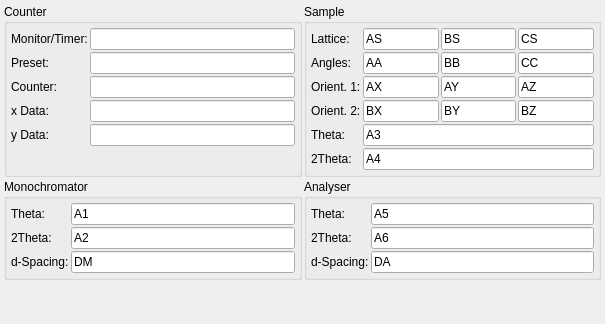
     <widget class="QWidget" name="tabSicsDevices">
      <attribute name="title">
       <string>Sics Devices</string>
      </attribute>
      <layout class="QGridLayout" name="gridLayout_10">
       <property name="margin">
        <number>4</number>
       </property>
       <property name="spacing">
        <number>2</number>
       </property>
       <item row="0" column="1" rowspan="3">
        <widget class="QGroupBox" name="groupBox_10">
         <property name="sizePolicy">
          <sizepolicy hsizetype="Preferred" vsizetype="Preferred">
           <horstretch>1</horstretch>
           <verstretch>0</verstretch>
          </sizepolicy>
         </property>
         <property name="title">
          <string>Sample</string>
         </property>
         <layout class="QGridLayout" name="gridLayout_9">
          <property name="margin">
           <number>4</number>
          </property>
          <property name="spacing">
           <number>2</number>
          </property>
          <item row="0" column="0">
           <widget class="QLabel" name="label_27">
            <property name="sizePolicy">
             <sizepolicy hsizetype="Fixed" vsizetype="Preferred">
              <horstretch>0</horstretch>
              <verstretch>0</verstretch>
             </sizepolicy>
            </property>
            <property name="text">
             <string>Lattice:</string>
            </property>
           </widget>
          </item>
          <item row="0" column="1">
           <widget class="QLineEdit" name="edit6_AS">
            <property name="text">
             <string>AS</string>
            </property>
           </widget>
          </item>
          <item row="0" column="2">
           <widget class="QLineEdit" name="edit6_BS">
            <property name="text">
             <string>BS</string>
            </property>
           </widget>
          </item>
          <item row="0" column="3">
           <widget class="QLineEdit" name="edit6_CS">
            <property name="text">
             <string>CS</string>
            </property>
           </widget>
          </item>
          <item row="1" column="0">
           <widget class="QLabel" name="label_28">
            <property name="sizePolicy">
             <sizepolicy hsizetype="Fixed" vsizetype="Preferred">
              <horstretch>0</horstretch>
              <verstretch>0</verstretch>
             </sizepolicy>
            </property>
            <property name="text">
             <string>Angles:</string>
            </property>
           </widget>
          </item>
          <item row="1" column="1">
           <widget class="QLineEdit" name="edit6_AA">
            <property name="text">
             <string>AA</string>
            </property>
           </widget>
          </item>
          <item row="1" column="2">
           <widget class="QLineEdit" name="edit6_BB">
            <property name="text">
             <string>BB</string>
            </property>
           </widget>
          </item>
          <item row="1" column="3">
           <widget class="QLineEdit" name="edit6_CC">
            <property name="text">
             <string>CC</string>
            </property>
           </widget>
          </item>
          <item row="2" column="0">
           <widget class="QLabel" name="label_29">
            <property name="sizePolicy">
             <sizepolicy hsizetype="Fixed" vsizetype="Preferred">
              <horstretch>0</horstretch>
              <verstretch>0</verstretch>
             </sizepolicy>
            </property>
            <property name="text">
             <string>Orient. 1:</string>
            </property>
           </widget>
          </item>
          <item row="2" column="1">
           <widget class="QLineEdit" name="edit6_AX">
            <property name="text">
             <string>AX</string>
            </property>
           </widget>
          </item>
          <item row="2" column="2">
           <widget class="QLineEdit" name="edit6_AY">
            <property name="text">
             <string>AY</string>
            </property>
           </widget>
          </item>
          <item row="2" column="3">
           <widget class="QLineEdit" name="edit6_AZ">
            <property name="text">
             <string>AZ</string>
            </property>
           </widget>
          </item>
          <item row="3" column="0">
           <widget class="QLabel" name="label_30">
            <property name="sizePolicy">
             <sizepolicy hsizetype="Fixed" vsizetype="Preferred">
              <horstretch>0</horstretch>
              <verstretch>0</verstretch>
             </sizepolicy>
            </property>
            <property name="text">
             <string>Orient. 2:</string>
            </property>
           </widget>
          </item>
          <item row="3" column="1">
           <widget class="QLineEdit" name="edit6_BX">
            <property name="text">
             <string>BX</string>
            </property>
           </widget>
          </item>
          <item row="3" column="2">
           <widget class="QLineEdit" name="edit6_BY">
            <property name="text">
             <string>BY</string>
            </property>
           </widget>
          </item>
          <item row="3" column="3">
           <widget class="QLineEdit" name="edit6_BZ">
            <property name="text">
             <string>BZ</string>
            </property>
           </widget>
          </item>
          <item row="4" column="0">
           <widget class="QLabel" name="label_31">
            <property name="sizePolicy">
             <sizepolicy hsizetype="Fixed" vsizetype="Preferred">
              <horstretch>0</horstretch>
              <verstretch>0</verstretch>
             </sizepolicy>
            </property>
            <property name="text">
             <string>Theta:</string>
            </property>
           </widget>
          </item>
          <item row="4" column="1" colspan="3">
           <widget class="QLineEdit" name="edit6_A3">
            <property name="text">
             <string>A3</string>
            </property>
           </widget>
          </item>
          <item row="5" column="0">
           <widget class="QLabel" name="label_32">
            <property name="sizePolicy">
             <sizepolicy hsizetype="Fixed" vsizetype="Preferred">
              <horstretch>0</horstretch>
              <verstretch>0</verstretch>
             </sizepolicy>
            </property>
            <property name="text">
             <string>2Theta:</string>
            </property>
           </widget>
          </item>
          <item row="5" column="1" colspan="3">
           <widget class="QLineEdit" name="edit6_A4">
            <property name="text">
             <string>A4</string>
            </property>
           </widget>
          </item>
         </layout>
        </widget>
       </item>
       <item row="4" column="0">
        <widget class="QGroupBox" name="groupBox_11">
         <property name="sizePolicy">
          <sizepolicy hsizetype="Preferred" vsizetype="Preferred">
           <horstretch>1</horstretch>
           <verstretch>0</verstretch>
          </sizepolicy>
         </property>
         <property name="title">
          <string>Monochromator</string>
         </property>
         <layout class="QFormLayout" name="formLayout_5">
          <property name="horizontalSpacing">
           <number>2</number>
          </property>
          <property name="verticalSpacing">
           <number>2</number>
          </property>
          <property name="margin">
           <number>4</number>
          </property>
          <item row="0" column="0">
           <widget class="QLabel" name="label_34">
            <property name="sizePolicy">
             <sizepolicy hsizetype="Fixed" vsizetype="Preferred">
              <horstretch>0</horstretch>
              <verstretch>0</verstretch>
             </sizepolicy>
            </property>
            <property name="text">
             <string>Theta:</string>
            </property>
           </widget>
          </item>
          <item row="0" column="1">
           <widget class="QLineEdit" name="edit6_A1">
            <property name="text">
             <string>A1</string>
            </property>
           </widget>
          </item>
          <item row="1" column="0">
           <widget class="QLabel" name="label_33">
            <property name="sizePolicy">
             <sizepolicy hsizetype="Fixed" vsizetype="Preferred">
              <horstretch>0</horstretch>
              <verstretch>0</verstretch>
             </sizepolicy>
            </property>
            <property name="text">
             <string>2Theta:</string>
            </property>
           </widget>
          </item>
          <item row="1" column="1">
           <widget class="QLineEdit" name="edit6_A2">
            <property name="text">
             <string>A2</string>
            </property>
           </widget>
          </item>
          <item row="2" column="0">
           <widget class="QLabel" name="label_35">
            <property name="sizePolicy">
             <sizepolicy hsizetype="Fixed" vsizetype="Preferred">
              <horstretch>0</horstretch>
              <verstretch>0</verstretch>
             </sizepolicy>
            </property>
            <property name="text">
             <string>d-Spacing:</string>
            </property>
           </widget>
          </item>
          <item row="2" column="1">
           <widget class="QLineEdit" name="edit6_DM">
            <property name="text">
             <string>DM</string>
            </property>
           </widget>
          </item>
         </layout>
        </widget>
       </item>
       <item row="4" column="1">
        <widget class="QGroupBox" name="groupBox_12">
         <property name="sizePolicy">
          <sizepolicy hsizetype="Preferred" vsizetype="Fixed">
           <horstretch>1</horstretch>
           <verstretch>0</verstretch>
          </sizepolicy>
         </property>
         <property name="title">
          <string>Analyser</string>
         </property>
         <layout class="QFormLayout" name="formLayout_6">
          <property name="horizontalSpacing">
           <number>2</number>
          </property>
          <property name="verticalSpacing">
           <number>2</number>
          </property>
          <property name="margin">
           <number>4</number>
          </property>
          <item row="0" column="0">
           <widget class="QLabel" name="label_36">
            <property name="sizePolicy">
             <sizepolicy hsizetype="Fixed" vsizetype="Preferred">
              <horstretch>0</horstretch>
              <verstretch>0</verstretch>
             </sizepolicy>
            </property>
            <property name="text">
             <string>Theta:</string>
            </property>
           </widget>
          </item>
          <item row="0" column="1">
           <widget class="QLineEdit" name="edit6_A5">
            <property name="text">
             <string>A5</string>
            </property>
           </widget>
          </item>
          <item row="1" column="0">
           <widget class="QLabel" name="label_38">
            <property name="sizePolicy">
             <sizepolicy hsizetype="Fixed" vsizetype="Preferred">
              <horstretch>0</horstretch>
              <verstretch>0</verstretch>
             </sizepolicy>
            </property>
            <property name="text">
             <string>2Theta:</string>
            </property>
           </widget>
          </item>
          <item row="1" column="1">
           <widget class="QLineEdit" name="edit6_A6">
            <property name="text">
             <string>A6</string>
            </property>
           </widget>
          </item>
          <item row="2" column="0">
           <widget class="QLabel" name="label_37">
            <property name="sizePolicy">
             <sizepolicy hsizetype="Fixed" vsizetype="Preferred">
              <horstretch>0</horstretch>
              <verstretch>0</verstretch>
             </sizepolicy>
            </property>
            <property name="text">
             <string>d-Spacing:</string>
            </property>
           </widget>
          </item>
          <item row="2" column="1">
           <widget class="QLineEdit" name="edit6_DA">
            <property name="text">
             <string>DA</string>
            </property>
           </widget>
          </item>
         </layout>
        </widget>
       </item>
       <item row="0" column="0" rowspan="3">
        <widget class="QGroupBox" name="groupBox_13">
         <property name="sizePolicy">
          <sizepolicy hsizetype="Preferred" vsizetype="Preferred">
           <horstretch>1</horstretch>
           <verstretch>0</verstretch>
          </sizepolicy>
         </property>
         <property name="title">
          <string>Counter</string>
         </property>
         <layout class="QFormLayout" name="formLayout_7">
          <property name="horizontalSpacing">
           <number>2</number>
          </property>
          <property name="verticalSpacing">
           <number>2</number>
          </property>
          <property name="margin">
           <number>4</number>
          </property>
          <item row="0" column="0">
           <widget class="QLabel" name="label_39">
            <property name="sizePolicy">
             <sizepolicy hsizetype="Fixed" vsizetype="Preferred">
              <horstretch>0</horstretch>
              <verstretch>0</verstretch>
             </sizepolicy>
            </property>
            <property name="text">
             <string>Monitor/Timer:</string>
            </property>
           </widget>
          </item>
          <item row="0" column="1">
           <widget class="QLineEdit" name="edit6_CurTime">
            <property name="text">
             <string/>
            </property>
           </widget>
          </item>
          <item row="1" column="0">
           <widget class="QLabel" name="label_40">
            <property name="sizePolicy">
             <sizepolicy hsizetype="Fixed" vsizetype="Preferred">
              <horstretch>0</horstretch>
              <verstretch>0</verstretch>
             </sizepolicy>
            </property>
            <property name="text">
             <string>Preset:</string>
            </property>
           </widget>
          </item>
          <item row="1" column="1">
           <widget class="QLineEdit" name="edit6_Preset">
            <property name="text">
             <string/>
            </property>
           </widget>
          </item>
          <item row="2" column="0">
           <widget class="QLabel" name="label_41">
            <property name="sizePolicy">
             <sizepolicy hsizetype="Fixed" vsizetype="Preferred">
              <horstretch>0</horstretch>
              <verstretch>0</verstretch>
             </sizepolicy>
            </property>
            <property name="text">
             <string>Counter:</string>
            </property>
           </widget>
          </item>
          <item row="2" column="1">
           <widget class="QLineEdit" name="edit6_Counter">
            <property name="text">
             <string/>
            </property>
           </widget>
          </item>
          <item row="3" column="1">
           <widget class="QLineEdit" name="edit6_xDat"/>
          </item>
          <item row="4" column="1">
           <widget class="QLineEdit" name="edit6_yDat"/>
          </item>
          <item row="3" column="0">
           <widget class="QLabel" name="label_43">
            <property name="sizePolicy">
             <sizepolicy hsizetype="Fixed" vsizetype="Preferred">
              <horstretch>0</horstretch>
              <verstretch>0</verstretch>
             </sizepolicy>
            </property>
            <property name="text">
             <string>x Data:</string>
            </property>
           </widget>
          </item>
          <item row="4" column="0">
           <widget class="QLabel" name="label_44">
            <property name="sizePolicy">
             <sizepolicy hsizetype="Fixed" vsizetype="Preferred">
              <horstretch>0</horstretch>
              <verstretch>0</verstretch>
             </sizepolicy>
            </property>
            <property name="text">
             <string>y Data:</string>
            </property>
           </widget>
          </item>
         </layout>
        </widget>
       </item>
       <item row="5" column="0" colspan="2">
        <spacer name="verticalSpacer_2">
         <property name="orientation">
          <enum>Qt::Vertical</enum>
         </property>
         <property name="sizeHint" stdset="0">
          <size>
           <width>20</width>
           <height>40</height>
          </size>
         </property>
        </spacer>
       </item>
      </layout>
     </widget>
